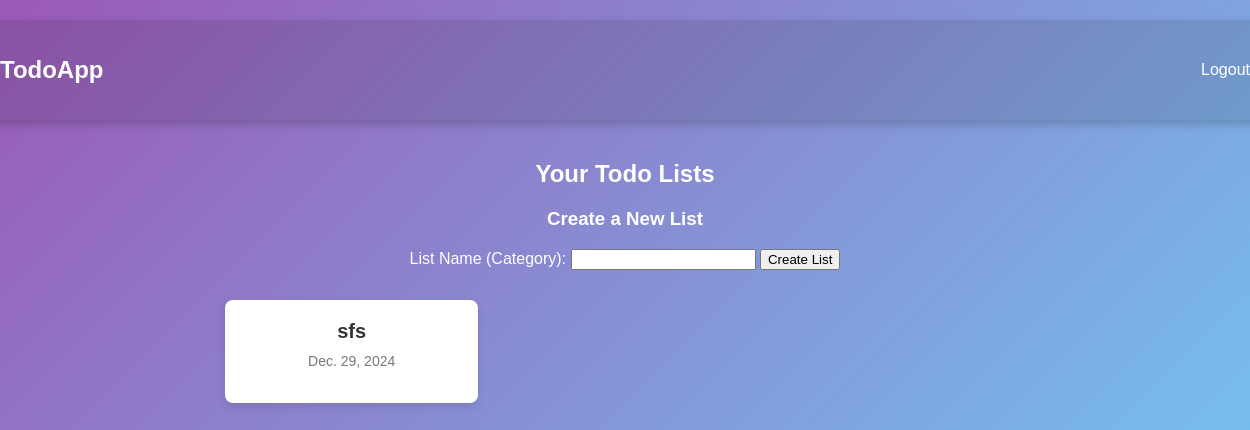
Page /lists (signed in) on the earlier database version.
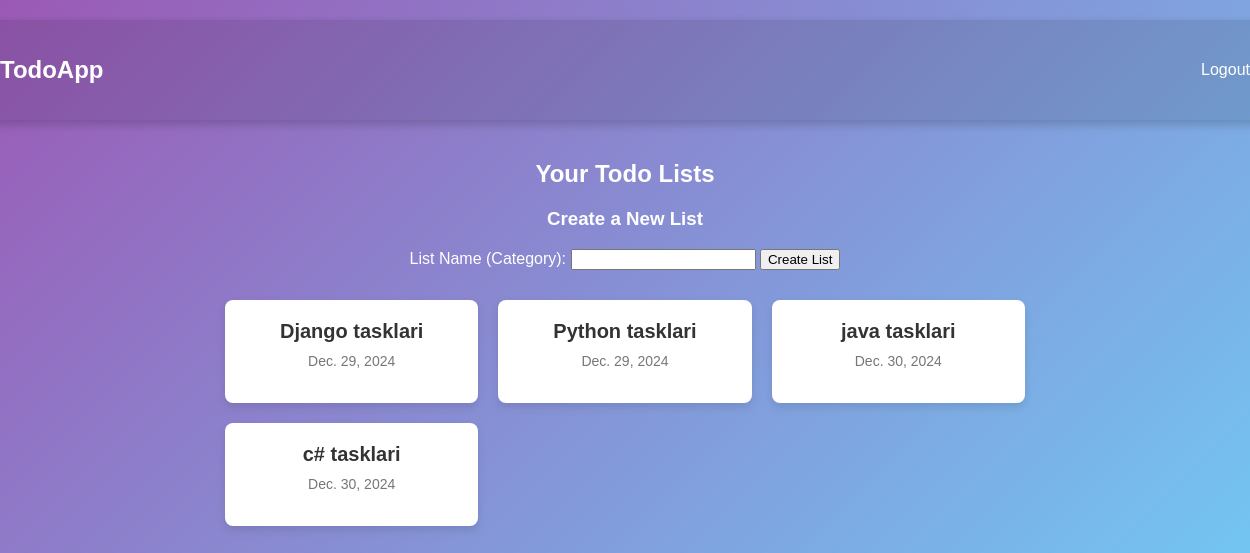
Same page on the later database version.
### todo_app/models.py (models this page shows)
class List(models.Model):
    user = models.ForeignKey(User, on_delete=models.CASCADE)
    name = models.CharField(max_length=255)
    date = models.DateField(default=datetime.now)

### todo_app/views.py (the view)
# urls.py: path("lists", views.lists),
@login_required(login_url='signin')
def lists(request):
    user = request.user
    lists = List.objects.filter(user=user)
    return render(request, "list.html", {"lists":lists})

### templates/list.html (shortened to what this page needs)
{% load static %}
<!DOCTYPE html>
<html lang="en">
<head>
    <link rel="stylesheet" href="{% static 'list.css' %}">
</head>
<body>
    <div class="navbar">
        <h1>TodoApp</h1>
        <div class="nav-links">
            {% if user.is_authenticated %}
                <a href="/logout">Logout</a>
            {% else %}
                <a href="/signin">Sign In</a>
                <a href="/signup">Sign Up</a>
            {% endif %}
        </div>
    </div>
    <div class="content">
        <h2>Your Todo Lists</h2>
        {% if user.is_authenticated %}
        <div class="create-list-form">
            <h3>Create a New List</h3>
            <form action="/add_list" method="POST">
                <label for="list-name">List Name (Category):</label>
                <input type="text" id="list-name" name="name" required>
                <button type="submit" class="btn create-btn">Create List</button>
            </form>
        </div>
        {% endif %}
        <div class="task-lists">
            {% if lists %}
                {% for list in lists %}
                    <div class="task-list-item">
                        <a href="/todo/{{ list.id }}">{{ list.name }}</a>
                        <p>{{ list.date }}</p>
                    </div>
                {% endfor %}
            {% else %}
                <p>You have no task lists yet. Create one to get started!</p>
            {% endif %}
        </div>
    </div>
</body>
</html>

### static/list.css (style rules this page uses)
body { font-family: Arial, sans-serif; margin: 0; padding: 0; background: linear-gradient(135deg, #9b59b6, #6dd5fa); color: #fff; display: flex; flex-direction: column; align-items: center; justify-content: flex-start; height: 100vh; padding-top: 20px; }
.navbar { width: 100%; padding: 20px 40px; display: flex; justify-content: space-between; align-items: center; background: rgba(0, 0, 0, 0.1); box-shadow: 0 4px 10px rgba(0, 0, 0, 0.2); }
.navbar h1 { font-size: 24px; color: #fff; }
.nav-links a { color: #fff; text-decoration: none; margin-left: 15px; font-size: 16px; transition: color 0.3s ease; }
.content { text-align: center; padding: 20px; width: 80%; max-width: 800px; }
.task-lists { display: grid; grid-template-columns: repeat(auto-fill, minmax(250px, 1fr)); gap: 20px; margin-top: 30px; }
.task-list-item { background: #fff; color: #333; padding: 20px; border-radius: 8px; box-shadow: 0 4px 8px rgba(0, 0, 0, 0.1); text-align: center; transition: transform 0.3s ease; }
.task-list-item a { text-decoration: none; font-size: 20px; color: #333; font-weight: bold; }
.task-list-item p { color: #777; margin-top: 10px; font-size: 14px; }

Differences in the rows shown:
removed List: name "sfs", date "Dec. 29, 2024"
added List: name "Django tasklari", date "Dec. 29, 2024"
added List: name "Python tasklari", date "Dec. 29, 2024"
added List: name "java tasklari", date "Dec. 30, 2024"
added List: name "c# tasklari", date "Dec. 30, 2024"
